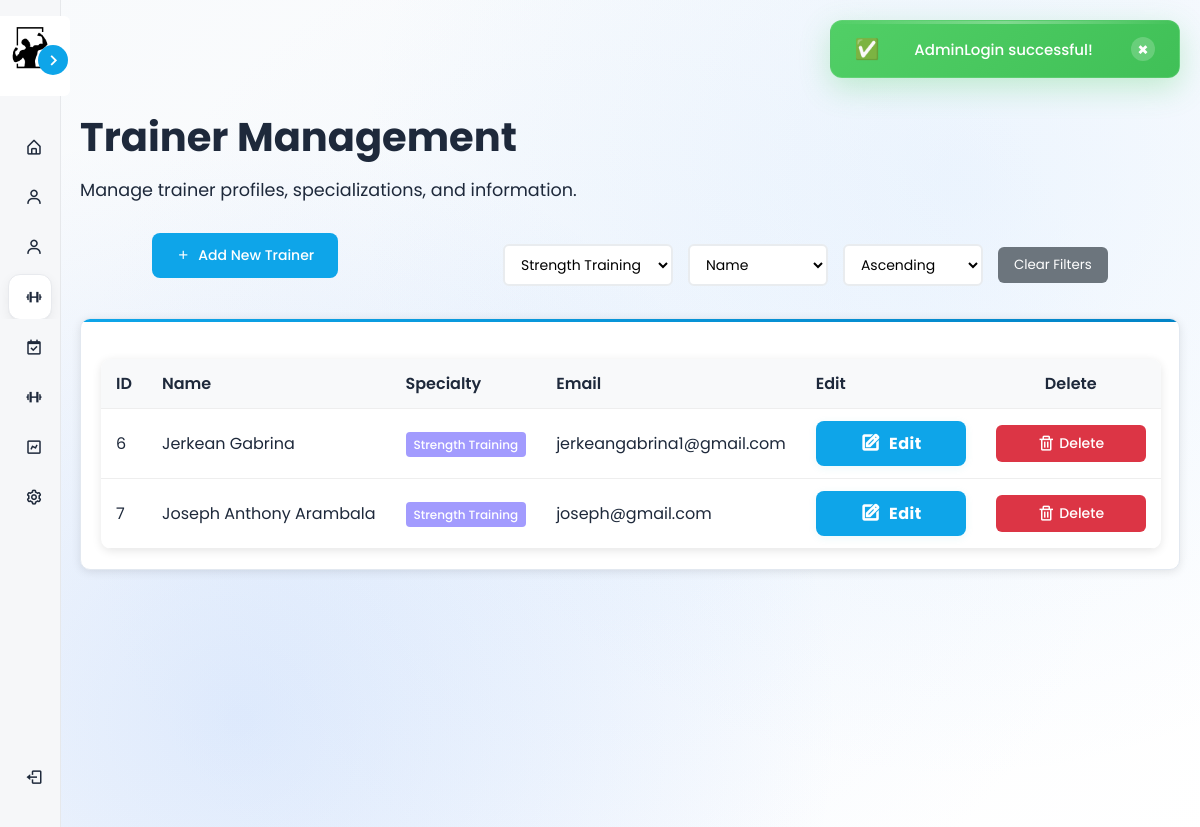
The app's page /views/admin/trainers.php?filter_specialty=Strength Training (signed in) with its own data.
### tables this page shows
CREATE TABLE `trainers` (
  `trainer_id` int(11) NOT NULL,
  `user_id` int(11) NOT NULL,
  `full_name` varchar(100) NOT NULL,
  `specialty` varchar(100) DEFAULT NULL,
  `experience` varchar(50) DEFAULT NULL,
  `rating` decimal(3,2) DEFAULT 4.50,
  `total_clients` int(11) DEFAULT 0,
  `total_sessions` int(11) DEFAULT 0,
  `description` text DEFAULT NULL,
  `phone` varchar(20) DEFAULT NULL,
  `email` varchar(100) DEFAULT NULL,
  `image` text DEFAULT NULL
);

### controllers/AdminController.php (called while the page is built, shortened)
<?php
require_once __DIR__ . '/../config/database.php';
require_once __DIR__ . '/../models/Member.php';
require_once __DIR__ . '/../models/Trainer.php';
class AdminController {
    private $db;
    public function __construct() {
        $database = new Database();
        $this->db = $database->getConnection();
    }
    public function getAllTrainers($filter_specialty = null, $sort_by = 'trainer_id', $sort_order = 'ASC') {
        try {
            $where_clauses = [];
            $params = [];
            if ($filter_specialty) {
                $where_clauses[] = "t.specialty = :specialty";
                $params[':specialty'] = $filter_specialty;
            }
            $where_sql = !empty($where_clauses) ? "WHERE " . implode(" AND ", $where_clauses) : "";
            $valid_sort_columns = ['trainer_id', 'full_name', 'email', 'specialty'];
            $sort_order = strtoupper($sort_order) === 'ASC' ? 'ASC' : 'DESC';
            $sql = "SELECT t.*, u.username FROM trainers t JOIN users u ON t.user_id = u.user_id $where_sql ORDER BY t.$sort_by $sort_order";
            $stmt = $this->db->prepare($sql);
            foreach ($params as $key => $value) {
                $stmt->bindValue($key, $value);
            }
            $stmt->execute();
            return $stmt->fetchAll(PDO::FETCH_ASSOC);
        } catch (PDOException $e) {
            error_log("Get all trainers error: " . $e->getMessage());
            return [];
        }
    }
}
?>

### config/database.php (called while the page is built, shortened)
<?php
class Database {
    private $host = "localhost";
    private $db_name = "gymmanagement";
    private $username = "root";
    private $password = "";
    public function getConnection() {
        $this->conn = null;
        try {
            $this->conn = new PDO("mysql:host=" . $this->host . ";dbname=" . $this->db_name,
                                   $this->username, $this->password);
            $this->conn->exec("set names utf8");
        } catch(PDOException $exception) {
            echo "Connection error: " . $exception->getMessage();
        }
        return $this->conn;
    }
}
?>

### models/Member.php (called while the page is built, shortened)
<?php
require_once __DIR__ . '/../config/database.php';
class Member {
    public function __construct() {
        $database = new Database();
    }
}

### models/Trainer.php (called while the page is built, shortened)
<?php
require_once __DIR__ . '/../config/database.php';
class Trainer {
    public function __construct() {
        $database = new Database();
    }
}
?>

### views/admin/trainers.php (the view, shortened to what this page needs)
<?php
require_once '../../controllers/AdminController.php';
$adminController = new AdminController();
$filter_specialty = $_GET['filter_specialty'] ?? null;
$sort_by = $_GET['sort_by'] ?? 'full_name';
$sort_order = $_GET['sort_order'] ?? 'ASC';
$trainers = $adminController->getAllTrainers($filter_specialty, $sort_by, $sort_order);
?>
<!DOCTYPE html>
<html lang="en">
<head>
    <link rel="stylesheet" href="../../assets/css/member_styles.css">
    <link rel="stylesheet" href="../../assets/css/modal_styles.css">
    <link rel="stylesheet" href="../../assets/css/admin_users_styles.css">
    <link href='https://unpkg.com/boxicons@2.1.4/css/boxicons.min.css' rel='stylesheet'>
</head>
<body>
    <?php include '../utilities/alert.php'; ?>
    <?php include '../components/dynamic_sidebar.php'; ?>
    <div class="main-content">
        <div class="content-wrapper">
            <div class="dashboard-header">
                <h1>Trainer Management</h1>
                <p>Manage trainer profiles, specializations, and information.</p>
            </div>
            <div class="header-actions" style="display: flex; flex-direction: row; align-items: center; margin-bottom: 20px; gap: 20px; justify-content: space-around;">
                <button class="add-user-btn" onclick="openAddTrainerModal()">
                    <i class='bx bx-plus'></i> Add New Trainer
                </button>
                <div class="filters-section" style="display: flex; flex-direction: column; gap: 10px; align-items: flex-start;">
                    <div class="filters-row" style="display: flex; gap: 15px; align-items: center; flex-wrap: wrap;">
                        <select id="filter_specialty" onchange="applyFilters()" style="padding: 8px 12px; border: 2px solid #e9ecef; border-radius: 6px; font-size: 14px; background: #fff; min-width: 140px;">
                            <option value="Strength Training" <?php echo ($filter_specialty === 'Strength Training') ? 'selected' : ''; ?>>Strength Training</option>
                        </select>
                        <select id="sort_by" onchange="applyFilters()" style="padding: 8px 12px; border: 2px solid #e9ecef; border-radius: 6px; font-size: 14px; background: #fff; min-width: 140px;">
                            <option value="full_name" <?php echo ($sort_by === 'full_name') ? 'selected' : ''; ?>>Name</option>
                        </select>
                        <select id="sort_order" onchange="applyFilters()" style="padding: 8px 12px; border: 2px solid #e9ecef; border-radius: 6px; font-size: 14px; background: #fff; min-width: 140px;">
                            <option value="ASC" <?php echo ($sort_order === 'ASC') ? 'selected' : ''; ?>>Ascending</option>
                        </select>
                        <button onclick="clearFilters()" style="padding: 8px 16px; background: #6c757d; color: white; border: none; border-radius: 6px; cursor: pointer;">Clear Filters</button>
                    </div>
                </div>
            </div>
            <div class="card">
                <table class="users-table" id="trainersTable">
                    <thead>
                        <tr>
                            <th>ID</th>
                            <th>Name</th>
                            <th>Specialty</th>
                            <th>Email</th>
                            <th>Edit</th>
                            <th>Delete</th>
                        </tr>
                    </thead>
                    <tbody>
                        <?php foreach ($trainers as $trainer): ?>
                        <tr>
                            <td><?php echo htmlspecialchars($trainer['trainer_id']); ?></td>
                            <td><span class="truncate-1" title="<?php echo htmlspecialchars($trainer['full_name']); ?>"><?php echo htmlspecialchars($trainer['full_name']); ?></span></td>
                            <td>
                                <span class="role-badge role-trainer">
                                    <span class="truncate-1" title="<?php echo htmlspecialchars($trainer['specialty'] ?? 'General'); ?>"><?php echo htmlspecialchars($trainer['specialty'] ?? 'General'); ?></span>
                                </span>
                            </td>
                            <td><span class="truncate-1" title="<?php echo htmlspecialchars($trainer['email']); ?>"><?php echo htmlspecialchars($trainer['email']); ?></span></td>
                            <td>
                                <button class="action-btn btn-edit"
                                    onclick="openEditTrainerModal(<?php echo $trainer['trainer_id']; ?>, '<?php echo htmlspecialchars($trainer['full_name']); ?>', '<?php echo htmlspecialchars($trainer['specialty'] ?? ''); ?>', '<?php echo htmlspecialchars($trainer['phone'] ?? ''); ?>', '<?php echo htmlspecialchars($trainer['email']); ?>')"
                                    title="Edit Trainer">
                                    <i class='bx bx-edit'></i> Edit
                                </button>
                            </td>
                            <td>
                                <button class="action-btn btn-delete"
                                    onclick="openDeleteTrainerModal(<?php echo $trainer['trainer_id']; ?>, '<?php echo htmlspecialchars($trainer['full_name']); ?>')"
                                    title="Delete Trainer">
                                    <i class='bx bx-trash'></i> Delete
                                </button>
                            </td>
                        </tr>
                        <?php endforeach; ?>
                    </tbody>
                </table>
            </div>
        </div>
    </div>

### assets/css/member_styles.css (style rules this page uses)
* { font-family: "Poppins", sans-serif; }
:root { --primary-color: #0ea5e9; --primary-dark: #0284c7; --primary-light: #38bdf8; --secondary-color: #64748b; --accent-color: #ef4444; --success-color: #10b981; --warning-color: #f59e0b; --body-color: #f8fafc; --sidebar-color: #ffffff; --card-background: #ffffff; --text-color: #1e293b; --text-muted: #64748b; --text-light: #94a3b8; --border-color: #e2e8f0; --border-light: #f1f5f9; --background-gradient: linear-gradient(135deg, #fefefe 0%, #f0f9ff 100%); --card-shadow: 0 10px 40px rgba(0,0,0,0.04); --card-shadow-hover: 0 20px 60px rgba(0,0,0,0.08); --border-radius: 12px; --border-radius-lg: 20px; --font-family: 'Poppins', sans-serif; --tran-02: all 0.2s ease; --tran-03: all 0.3s ease; --tran-04: all 0.4s ease; --tran-05: all 0.5s ease; }
body { height: 100vh; background: var(--background-gradient); margin: 0; padding: 0; color: var(--text-color); }
.card { background: var(--card-background); border-radius: var(--border-radius); box-shadow: var(--card-shadow); border: 1px solid var(--border-color); padding: 1.5rem; transition: var(--tran-03); position: relative; overflow: hidden; }
.card::before { content: ''; position: absolute; top: 0; left: 0; right: 0; height: 3px; background: linear-gradient(90deg, var(--primary-color) 0%, var(--primary-dark) 100%); }
.main-content { margin-left: 250px; padding: 20px; transition: var(--tran-03); min-height: 100vh; }
.sidebar.close ~ .main-content { margin-left: 60px; }
.content-wrapper { max-width: 1200px; margin: 0 auto; }
.card { background: var(--sidebar-color); padding: 20px; border-radius: 10px; box-shadow: 0 2px 10px rgba(0, 0, 0, 0.1); transition: var(--tran-03); }
.main-content { margin-top: 60px; }
.dashboard-header { margin-bottom: 30px; }
.dashboard-header h1 { color: var(--accent); margin-bottom: 10px; font-size: 2.5rem; }
.dashboard-header p { color: var(--text-color); font-size: 1.1rem; margin: 0; }
.action-btn { display: flex; align-items: center; gap: 10px; padding: 15px 20px; background: var(--primary-color); color: var(--sidebar-color); text-decoration: none; border-radius: 10px; font-weight: 500; transition: var(--tran-03); flex: 1; min-width: 150px; justify-content: center; }
.action-btn i { font-size: 18px; }
.btn-edit { background: #6c757d; color: white; border: none; padding: 5px 12px; border-radius: 4px; font-size: 0.8rem; cursor: pointer; transition: var(--tran-03); }
:root { --sidebar-bg: #f6f7f9; --sidebar-card: #ffffff; --sidebar-hover: #eef0f3; --muted: #9aa0a6; }

### records on screen
trainers: trainer_id "6", full_name "Jerkean Gabrina", specialty "Strength Training", email "jerkeangabrina1@gmail.com"
trainers: trainer_id "7", full_name "Joseph Anthony Arambala", specialty "Strength Training", email "joseph@gmail.com"

### other values on screen
$successMessage "AdminLogin successful!"
